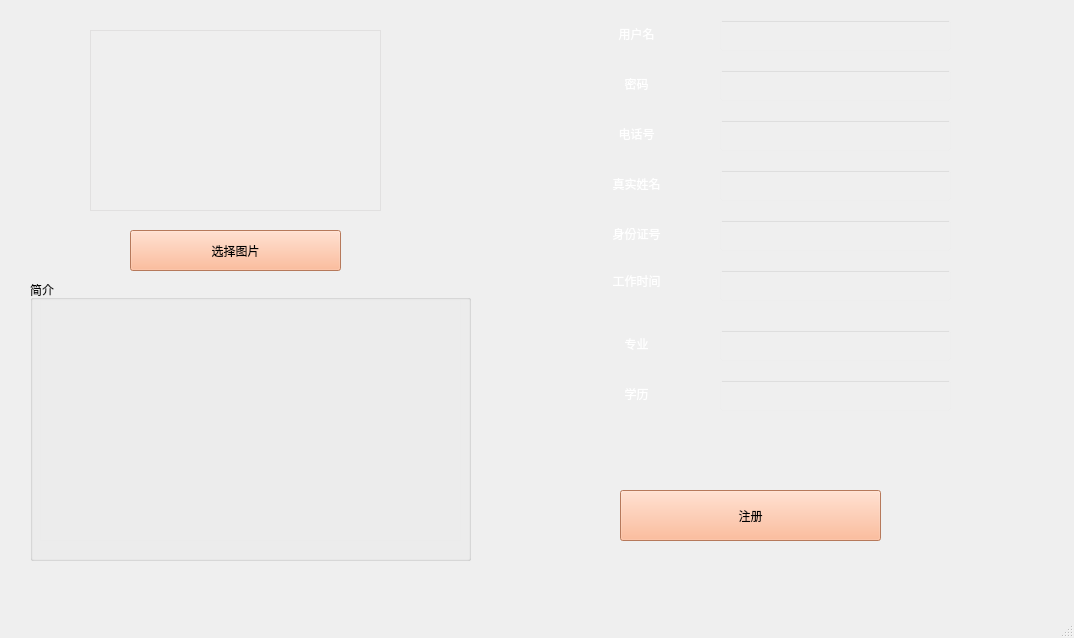
<?xml version="1.0" encoding="UTF-8"?>
<ui version="4.0">
 <class>DoctorRegisterWindow</class>
 <widget class="QMainWindow" name="DoctorRegisterWindow">
  <property name="geometry">
   <rect>
    <x>0</x>
    <y>0</y>
    <width>1074</width>
    <height>638</height>
   </rect>
  </property>
  <property name="windowTitle">
   <string>MainWindow</string>
  </property>
  <widget class="QWidget" name="centralwidget">
   <widget class="QWidget" name="widget" native="true">
    <property name="geometry">
     <rect>
      <x>-10</x>
      <y>-90</y>
      <width>1101</width>
      <height>761</height>
     </rect>
    </property>
    <property name="styleSheet">
     <string notr="true">#widget{
	border-image: url(:/IMG_2027.JPG);
}</string>
    </property>
    <widget class="QLineEdit" name="usernameLineEdit">
     <property name="geometry">
      <rect>
       <x>730</x>
       <y>110</y>
       <width>231</width>
       <height>31</height>
      </rect>
     </property>
     <property name="styleSheet">
      <string notr="true">background-color:rgba(244,244,244,2);
color: rgb(255, 255, 255);
font: 10pt &quot;黑体&quot;;


</string>
     </property>
    </widget>
    <widget class="QLineEdit" name="passwordLineEdit">
     <property name="geometry">
      <rect>
       <x>730</x>
       <y>160</y>
       <width>231</width>
       <height>31</height>
      </rect>
     </property>
     <property name="styleSheet">
      <string notr="true">background-color:rgba(244,244,244,2);
color: rgb(255, 255, 255);
font: 10pt &quot;黑体&quot;;</string>
     </property>
    </widget>
    <widget class="QLineEdit" name="telphoneLineEdit">
     <property name="geometry">
      <rect>
       <x>730</x>
       <y>210</y>
       <width>231</width>
       <height>31</height>
      </rect>
     </property>
     <property name="styleSheet">
      <string notr="true">background-color:rgba(244,244,244,2);
color: rgb(255, 255, 255);
font: 10pt &quot;黑体&quot;;</string>
     </property>
    </widget>
    <widget class="QLineEdit" name="realNameLineEdit">
     <property name="geometry">
      <rect>
       <x>730</x>
       <y>260</y>
       <width>231</width>
       <height>31</height>
      </rect>
     </property>
     <property name="styleSheet">
      <string notr="true">background-color:rgba(244,244,244,2);
color: rgb(255, 255, 255);
font: 10pt &quot;黑体&quot;;</string>
     </property>
    </widget>
    <widget class="QLineEdit" name="IDLineEdit">
     <property name="geometry">
      <rect>
       <x>730</x>
       <y>310</y>
       <width>231</width>
       <height>31</height>
      </rect>
     </property>
     <property name="styleSheet">
      <string notr="true">background-color:rgba(244,244,244,2);
color: rgb(255, 255, 255);
font: 10pt &quot;黑体&quot;;</string>
     </property>
    </widget>
    <widget class="QLineEdit" name="workTimeLineEdit">
     <property name="geometry">
      <rect>
       <x>730</x>
       <y>360</y>
       <width>231</width>
       <height>31</height>
      </rect>
     </property>
     <property name="styleSheet">
      <string notr="true">background-color:rgba(244,244,244,2);
color: rgb(255, 255, 255);
font: 10pt &quot;黑体&quot;;</string>
     </property>
    </widget>
    <widget class="QLineEdit" name="majorLineEdit">
     <property name="geometry">
      <rect>
       <x>730</x>
       <y>420</y>
       <width>231</width>
       <height>31</height>
      </rect>
     </property>
     <property name="styleSheet">
      <string notr="true">background-color:rgba(244,244,244,2);
color: rgb(255, 255, 255);
font: 10pt &quot;黑体&quot;;</string>
     </property>
    </widget>
    <widget class="QLineEdit" name="educationLineEdit">
     <property name="geometry">
      <rect>
       <x>730</x>
       <y>470</y>
       <width>231</width>
       <height>31</height>
      </rect>
     </property>
     <property name="styleSheet">
      <string notr="true">background-color:rgba(244,244,244,2);
color: rgb(255, 255, 255);
font: 10pt &quot;黑体&quot;;</string>
     </property>
    </widget>
    <widget class="QPushButton" name="registerPushButton">
     <property name="geometry">
      <rect>
       <x>630</x>
       <y>580</y>
       <width>261</width>
       <height>51</height>
      </rect>
     </property>
     <property name="styleSheet">
      <string notr="true">font: 16pt &quot;Arial&quot;;
color: rgb(0, 0, 0);
background-color: rgb(255, 170, 127);</string>
     </property>
     <property name="text">
      <string>注册</string>
     </property>
    </widget>
    <widget class="QPushButton" name="educationPushButton">
     <property name="geometry">
      <rect>
       <x>600</x>
       <y>470</y>
       <width>93</width>
       <height>28</height>
      </rect>
     </property>
     <property name="styleSheet">
      <string notr="true">bcakground-color: rgb(255,132,139,0);

font: 12pt &quot;04b_21&quot;;
border-radius:3px;
color: rgb(255, 255, 255);
	</string>
     </property>
     <property name="text">
      <string>学历</string>
     </property>
    </widget>
    <widget class="QPushButton" name="majorPushButton">
     <property name="geometry">
      <rect>
       <x>600</x>
       <y>420</y>
       <width>93</width>
       <height>28</height>
      </rect>
     </property>
     <property name="styleSheet">
      <string notr="true">bcakground-color: rgb(255,132,139,0);

font: 12pt &quot;04b_21&quot;;
border-radius:3px;
color: rgb(255, 255, 255);</string>
     </property>
     <property name="text">
      <string>专业</string>
     </property>
    </widget>
    <widget class="QPushButton" name="wordTimePushButton">
     <property name="geometry">
      <rect>
       <x>600</x>
       <y>350</y>
       <width>93</width>
       <height>41</height>
      </rect>
     </property>
     <property name="styleSheet">
      <string notr="true">bcakground-color: rgb(255,132,139,0);

font: 12pt &quot;04b_21&quot;;
border-radius:3px;
color: rgb(255, 255, 255);</string>
     </property>
     <property name="text">
      <string>工作时间</string>
     </property>
    </widget>
    <widget class="QPushButton" name="IDPushButton">
     <property name="geometry">
      <rect>
       <x>600</x>
       <y>310</y>
       <width>93</width>
       <height>28</height>
      </rect>
     </property>
     <property name="styleSheet">
      <string notr="true">bcakground-color: rgb(255,132,139,0);

font: 12pt &quot;04b_21&quot;;
border-radius:3px;
color: rgb(255, 255, 255);</string>
     </property>
     <property name="text">
      <string>身份证号</string>
     </property>
    </widget>
    <widget class="QPushButton" name="realNamePushButton">
     <property name="geometry">
      <rect>
       <x>600</x>
       <y>260</y>
       <width>93</width>
       <height>28</height>
      </rect>
     </property>
     <property name="styleSheet">
      <string notr="true">bcakground-color: rgb(255,132,139,0);

font: 12pt &quot;04b_21&quot;;
border-radius:3px;
color: rgb(255, 255, 255);</string>
     </property>
     <property name="text">
      <string>真实姓名</string>
     </property>
    </widget>
    <widget class="QPushButton" name="telphonePushButton">
     <property name="geometry">
      <rect>
       <x>600</x>
       <y>210</y>
       <width>93</width>
       <height>28</height>
      </rect>
     </property>
     <property name="styleSheet">
      <string notr="true">bcakground-color: rgb(255,132,139,0);

font: 12pt &quot;04b_21&quot;;
border-radius:3px;
color: rgb(255, 255, 255);</string>
     </property>
     <property name="text">
      <string>电话号</string>
     </property>
    </widget>
    <widget class="QPushButton" name="passwordPushButton">
     <property name="geometry">
      <rect>
       <x>600</x>
       <y>160</y>
       <width>93</width>
       <height>28</height>
      </rect>
     </property>
     <property name="styleSheet">
      <string notr="true">bcakground-color: rgb(255,132,139,0);

font: 12pt &quot;04b_21&quot;;
border-radius:3px;
color: rgb(255, 255, 255);</string>
     </property>
     <property name="text">
      <string>密码</string>
     </property>
    </widget>
    <widget class="QPushButton" name="usernamePushButton">
     <property name="geometry">
      <rect>
       <x>600</x>
       <y>110</y>
       <width>93</width>
       <height>28</height>
      </rect>
     </property>
     <property name="styleSheet">
      <string notr="true">bcakground-color: rgb(255,132,139,0);

font: 12pt &quot;04b_21&quot;;
border-radius:3px;
color: rgb(255, 255, 255);</string>
     </property>
     <property name="text">
      <string>用户名</string>
     </property>
    </widget>
    <widget class="QPushButton" name="picturePushButton">
     <property name="geometry">
      <rect>
       <x>140</x>
       <y>320</y>
       <width>211</width>
       <height>41</height>
      </rect>
     </property>
     <property name="styleSheet">
      <string notr="true">font: 16pt &quot;Arial&quot;;
color: rgb(0, 0, 0);
background-color: rgb(255, 170, 127);</string>
     </property>
     <property name="text">
      <string>选择图片</string>
     </property>
    </widget>
    <widget class="DisplayWindow" name="displayWidget" native="true">
     <property name="geometry">
      <rect>
       <x>100</x>
       <y>120</y>
       <width>291</width>
       <height>181</height>
      </rect>
     </property>
     <property name="styleSheet">
      <string notr="true">
border:1px solid #e1e0e0;
color: rgb(255, 255, 255);</string>
     </property>
    </widget>
    <widget class="QGroupBox" name="groupBox">
     <property name="geometry">
      <rect>
       <x>40</x>
       <y>370</y>
       <width>441</width>
       <height>281</height>
      </rect>
     </property>
     <property name="styleSheet">
      <string notr="true">font: 12pt &quot;04b_21&quot;;</string>
     </property>
     <property name="title">
      <string>简介</string>
     </property>
     <widget class="QTextEdit" name="briefIntroductionTextEdit">
      <property name="geometry">
       <rect>
        <x>10</x>
        <y>20</y>
        <width>421</width>
        <height>241</height>
       </rect>
      </property>
      <property name="styleSheet">
       <string notr="true">background-color:rgba(244,244,244,2);
color: rgb(255, 255, 255);
font: 12pt &quot;黑体&quot;;
color: rgb(255, 255, 255);</string>
      </property>
     </widget>
    </widget>
   </widget>
  </widget>
  <widget class="QMenuBar" name="menubar">
   <property name="geometry">
    <rect>
     <x>0</x>
     <y>0</y>
     <width>1074</width>
     <height>25</height>
    </rect>
   </property>
  </widget>
  <widget class="QStatusBar" name="statusbar"/>
 </widget>
 <customwidgets>
  <customwidget>
   <class>DisplayWindow</class>
   <extends>QWidget</extends>
   <header>displaywindow.h</header>
   <container>1</container>
  </customwidget>
 </customwidgets>
 <resources/>
 <connections/>
</ui>
